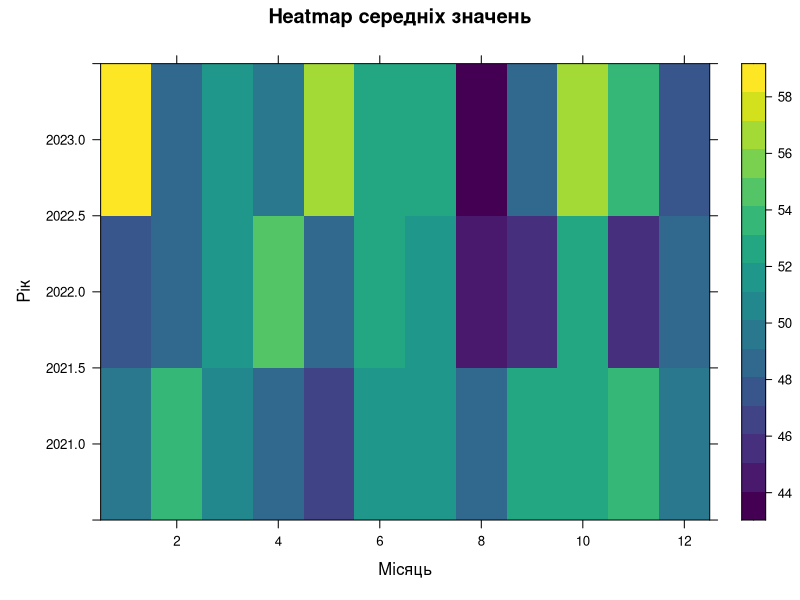

This figure's R source:
library(lattice)
library(tidyverse)
library(lubridate)

# Прикладові дані
set.seed(123)
df_hm <- tibble(
  date = seq(as.Date("2021-01-01"), as.Date("2023-12-31"), by = "day"),
  value = abs(rnorm(length(date), mean = 50, sd = 20))
)

# Агрегування за місяцем та роком
hm_data <- df_hm %>%
  mutate(
    year = year(date),
    month = month(date)
  ) %>%
  group_by(year, month) %>%
  summarise(mean_value = mean(value), .groups = "drop")

# Heatmap
levelplot(mean_value ~ month * year, data = hm_data,
          col.regions = colorRampPalette(viridisLite::viridis(20)),
          xlab = "Місяць", ylab = "Рік",
          main = "Heatmap середніх значень")
